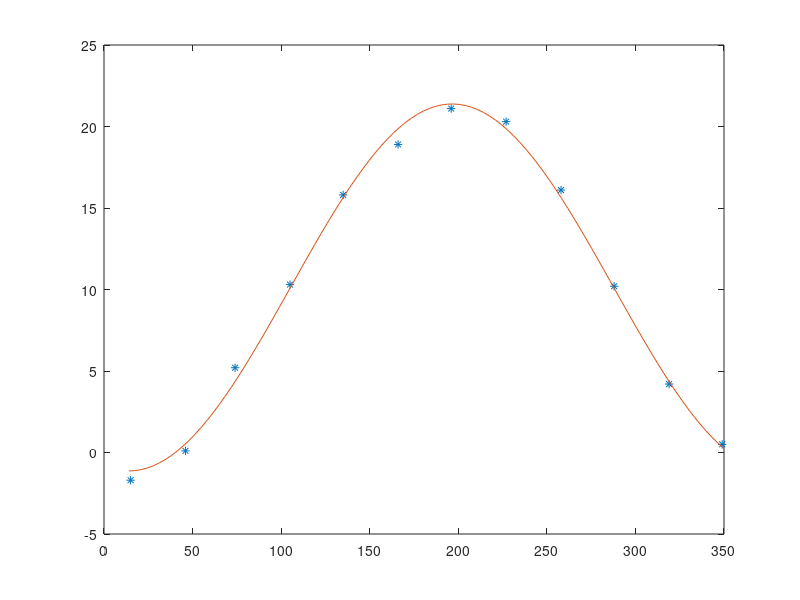

Here is the MATLAB script that generated this plot: (Note: this script raises an error after producing the figure.)
## Legkisebb n´egyzetes k¨ozel´ıt´esek 2


# polyfit(t,f, 1) - számol
#	t -
# 	f -
#	1 - polinom foka
# polyval() - megjelenít
#
# t = t(:) # Ha oszlopvektor, akkor nem bántja, ha sorvektor, akkor transzponálja!
#
# ones(9); #  9x9 egységmátrix
# ones(9,1); #  9 sorú oszlopvektor
grid on;


t = [0.1, 0.5, 1.2, 1.5, 2, 2.1, 2.4, 3, 3.2]'; #  Információ a folyamatról
f = [3.9, 2.6, -0.8, 0.3, 3.2, 3.8, 3.2, -0.7, -0.9]';
A = [ones(9,1), cos(pi*t), sin(pi*t)];
#plot(t, f, '*--')

x = (A' * A) \ (A' * f);
xx = linspace(0, 3.5);

# Modell:
# F(t) = x1 + x2 cos(pi * t) + x3 sin(pi * t)
# 		(fi1)		  (fi2)           (fi3)

#A = [fi1(t(1)), fi2(t2), fi3(t3);
#	...
#	fi1(t(n)), fi2(n), fi3(n)];
yy = x(1) + x(2)*cos(pi * xx) + x(3)*sin(pi * xx);

plot(t, f, '*', xx, yy)

## Feladatok
# 7. dia - 1. feladat
t = [1 1.2 1.4 1.4 1.5 1.7 1.9 2 2.1 2.2];
f = [4.2 3.8 3.4 3.3 3.3 3 2.8 2.8 2.75 2.7];
t = t(:); # Ez mindenre működik, tegyük oda inkább
f = f(:);
# Modell: f(t) = a + b/t

A = [ones(size(t)), 1 ./ t];
x = (A' * A) \ (A' * f);

xx = linspace(0.9, 2.3); # Szélesebb intervallumot, mint a t vektor

yy = x(1) + x(2) ./ xx; # Itt az xx = t a modellből

plot(t, f, '*', xx, yy);

# 7. dia - 2. feladat
t = [0.1, 0.5, 1.2, 1.5, 2, 2.1, 2.4, 3, 3.2, 3.4, 3.8, 4, 4.2, 4.6, 5];
f = [1, 4.1, 3, 1, -1.5, -1.6, -1.7, -0.4, 0.1, 0.7, 1.6, 1.8, 1.6, 0.2, -2.5];
t = t(:);
f = f(:);
# Modell: f(t) = x1*sin(t) + x2*sin(2*t) + x3*sin(3t)
A = [sin(t), sin(2*t), sin(3*t)];
x = (A' * A) \ (A' * f)

xx = linspace(0, 5.1);

yy = x(1)*sin(xx) + x(2)*sin(2*xx) + x(3)*sin(3*xx);

plot(t, f, '*', xx, yy);

# 8. dia - 3. feladat
t = [15, 46, 74, 105, 135, 166, 196, 227, 258, 288, 319, 349];
f = [-1.7, 0.1, 5.2, 10.3, 15.8, 18.9, 21.1, 20.3, 16.1, 10.2, 4.2, 0.5];
t = t(:);
f = f(:);
# Modell: f(t) = x1 + x2*cos(2*pi * ((t-14) / 365)

A = [ones(size(t)), cos(2*pi * ((t-14) ./ 365))];
x = (A' * A) \ (A' * f);

xx = linspace(14, 350);
yy = x(1) + x(2)*cos(2*pi * ((xx-14) ./ 365));

plot(t, f, '*', xx, yy);

# 9. dia - 4. feladat
clear;
hold off;
pkg load io
trees_src = 'C:\Users\student\Downloads\trees.xlsx'; # Elearning / adatok mappa
trees = xlsread(trees_src);

treeGirth = trees(:,1); # Girth
treeHeight = trees(:,2); # Height
treeVolume = trees(:,3); # Volume
figure;
plot3(treeGirth, treeHeight, treeVolume, '*');
hold on;
xlabel('Girth');
ylabel('Height');
zlabel('Volume');

p = polyfit(treeGirth, treeVolume, 1); # Kiértékelés

xx = linspace(min(treeGirth), max(treeGirth));
yy = polyval(p,xx);

# plot(treeGirth, treeVolume, '*', xx, yy)

# Négyzetes hiba kiszámolása:
v = polyval(p, treeGirth); # Kiértékeljük
mean((v - treeVolume) .^ 2) # Ez az érték valamiért nekünk nem jó

A = [ones(31,1), treeGirth, treeHeight];
x = (A' * A) \ (A' * treeVolume);
mean((A * x - treeVolume) .^ 2) # Na eeez

xx = linspace(min(treeHeight), max(treeHeight), 50); # Height intervallum
yy = linspace(min(treeGirth), max(treeGirth), 50); # Girth intervallum
[X,Y] = meshgrid(xx,yy);
Z = x(1) + x(2)*X + x(3) * Y;
mesh(X,Y,Z);




































